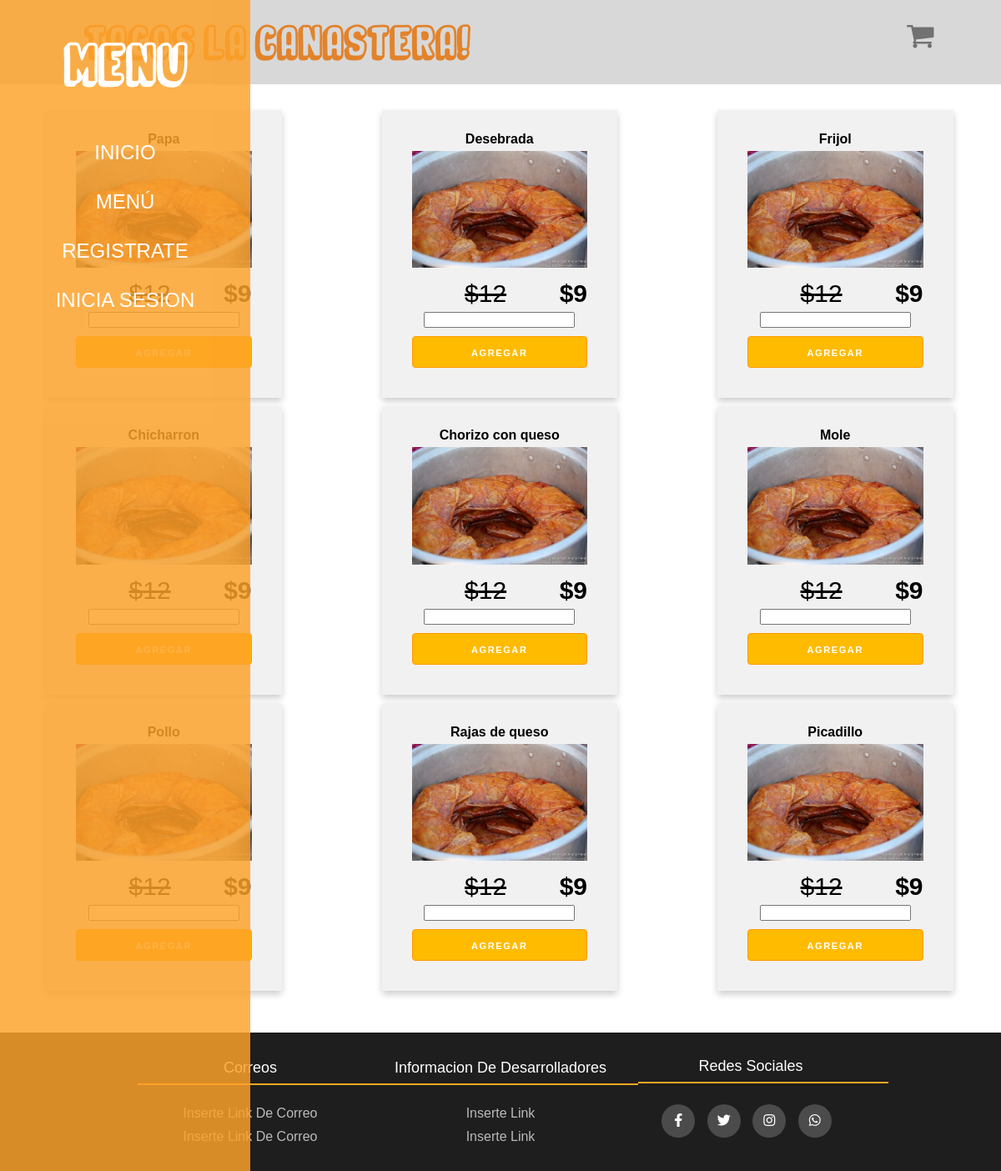
The page /pedidos.php on the database its author committed.
### tables this page shows
CREATE TABLE IF NOT EXISTS `guisados` (
  `id_guisado` INT NOT NULL AUTO_INCREMENT,
  `nombre_guisado` VARCHAR(45) NULL,
  `precio_oferta` VARCHAR(45) NULL,
  `precio` VARCHAR(45) NULL,
  PRIMARY KEY (`id_guisado`));

### pedidos.php (the view, shortened to what this page needs)
<?php
    include("config/database.php");
    $sentenciaSQL = $conexion->prepare("SELECT * FROM guisados");
    $sentenciaSQL->execute();
    $listaGuisados = $sentenciaSQL->fetchAll(PDO::FETCH_ASSOC);
?>
<!DOCTYPE html>
<html lang="en">
<head>
    <link rel="stylesheet" href="css/custom.css">
    <link rel="stylesheet" href="css/styles.css">
    <link rel="stylesheet" href="css/carrito.css">
    <link rel="stylesheet" type="text/css" href="https://cdnjs.cloudflare.com/ajax/libs/font-awesome/5.15.1/css/all.min.css">
</head>
<body>
<nav class="barra">
    <h2>MENU</h2><img class="menuicon" src="css/media/menuicon.png" alt="menuicon">
    <ul>
        <li><a href="index.html">INICIO</a></li>
        <li><a href="menu.html">MENÚ</a></li>
        <li><a href="registro.php">REGISTRATE</a></li>
        <li><a href="login.php">INICIA SESION</a>
        </li>
    </ul>
</nav>
<header>
    <div class="container">
        <p class="logo">TACOS LA CANASTERA!</p>
        <div class="two columns u-pull-right">
            <ul>
                <li class="submenu">
                        <img src="img/cart.png" id="img-carrito">
                </li>
            </ul>
        </div>
    </div>
</header>
<section id="separacion">
</section>
    <div id="lista-cursos" class="container">
        <br><br><br><br>
    <div class="row">
    <?php foreach($listaGuisados as $guisado) { ?>
        <div class="column">
            <div class="card">
                <div class="info-card">
                    <h4><?php echo $guisado ['nombre_guisado']; ?></h4>
                    <img src="css/media/tacos2.jpeg" class="imagen-curso u-full-width">
                    <p class="precio">$<?php echo $guisado ['precio_oferta']; ?> <span class="u-pull-right ">$<?php echo $guisado ['precio']; ?></span></p>
                        <form enctype="multipart/form-data" method="POST">
                            <input class="formulario__input" type="number" name="cantidad" value="cantidad"></input>
                            <input value="Agregar" type="submit" name="submit" class="u-full-width button-primary button input agregar-carrito" data-id="<?php echo $guisado ['id_guisado']; ?>"></input>
                        </form>
                </div>
            </div>
        </div>
    <?php }?>
    </div>
    <footer id="footer">
            <div class="contenedorfooter">
                <div class="filas">
                    <div class="footercol">
                        <h4>Correos</h4>
                        <ul>
                            <li><a href="#">Inserte link de correo</a></li>
                            <li><a href="#">Inserte link de correo</a></li>
                        </ul>
                    </div>
                    <div class="footercol">
                        <h4>Informacion de Desarrolladores</h4>
                        <ul>
                            <li><a href="#">Inserte link</a></li>
                            <li><a href="#">Inserte link</a></li>
                        </ul>
                    </div>
                    <div class="footercol">
                        <h4>Redes Sociales</h4>
                        <div class="social-links">
                            <ul>
                            <a href="#"><i class="fab fa-facebook-f"></i></a>
                            <a href="#"><i class="fab fa-twitter"></i></a>
                            <a href="#"><i class="fab fa-instagram"></i></a>
                            <a href="#"><i class="fab fa-whatsapp"></i></a>
                            <br>
                            </ul>
                        </div>
                    </div>
            </div>
        </div>
    </footer>
</body>
</html>

### css/custom.css (style rules this page uses)
@media (min-width: 750px) { header { text-align: left; } }
ul { list-style: none; }
#lista-cursos .row { display: absolute; margin-bottom:40px; }
.agregar-carrito { margin:10px 0; }
.card { box-shadow: 0 4px 8px 0 rgba(0, 0, 0, 0.2); width: 100%; padding: 16px; text-align: center; background-color: #f1f1f1; }
.card input { text-align: center center; }
@media (min-width: 550px) { .card { text-align: center; } }
.info-card { padding: 10px 20px; }
.info-card p, .card h4 { text-align: center center; margin-bottom: 5px; }
.info-card .precio { text-decoration: line-through; font-size: 30px; margin-top: 10px; }
.info-card .precio span { font-weight: 700; font-size: 30px; }
@media (min-width:320px) { .submenu { position: absolute; right: 80px; top: 30px; } }

### css/styles.css (style rules this page uses)
* { margin:0; padding:0; box-sizing: border-box; }
html { scroll-behavior: smooth; }
body { font-family: 'Roboto', sans-serif; margin: 0; }
ul { list-style: none; }
li { font-size: 1.0em; }
.menuicon { margin-left: 40%; margin-top: 70%; height: 40px; }
.barra { font-family: Arial, Helvetica, sans-serif; position: fixed; transition: .4s all; z-index: 1; }
.barra ul { padding: 0px; text-align: center; }
.barra li { transition: .3s all; }
.barra img { padding-top: 0%; }
.container { max-width: 1400px; margin: auto; }
header { background-color: rgb(216, 216, 216); }
header .logo { font-family: Organic_Relief; margin: 0; padding: 25px 100px; font-weight: bold; color: rgb(226, 131, 43); font-size: 1.6em; }
header .container { display: flex; flex-direction: column; align-items: center; }
.filas { display: flex; flex-wrap: wrap; justify-content: center; align-items: center; text-align: center; }
#footer ul { list-style: none; }
#footer { background-color: rgb(30, 30, 30); padding: 30px 0; }
.footercol { width: 25%; padding: 0 15px; text-align: center; }
.footercol h4 { font-size: 18px; color: #ffffff; text-transform: capitalize; margin-bottom: 35px; font-weight: 500; position: relative; }
.footercol h4::before { content: ''; position: absolute; left:0; bottom: -10px; background-color: #ffa723; height: 2px; box-sizing: border-box; width: 300px; }
.footercol ul li:not(:last-child) { margin-bottom: 10px; }
.footercol ul li a { font-size: 16px; text-transform: capitalize; color: #ffffff; text-decoration: none; font-weight: 300; color: #bbbbbb; display: block; transition: all 0.3s ease; }
.footercol .social-links a { display: inline-block; height: 40px; width: 40px; background-color: rgba(255,255,255,0.2); margin:0 10px 10px 0; text-align: center; line-height: 40px; border-radius: 50%; color: #ffffff; transition: all 0.5s ease; }
@media (min-width: 850px) { .barra { position: fixed; } }
@media (min-width: 850px) { header { position: fixed; width: 100%; } }
@media (min-width: 850px) { header .container { flex-direction: row; justify-content: space-between; } }

### css/carrito.css (style rules this page uses)
.u-full-width { width: 100%; box-sizing: border-box; }
.u-pull-right { float: right; }
.button, button, input[type="submit"], input[type="reset"], input[type="button"] { display: inline-block; height: 38px; padding: 0 30px; color: #555; text-align: center; font-size: 11px; font-weight: 600; line-height: 38px; letter-spacing: .1rem; text-transform: uppercase; text-decoration: none; white-space: nowrap; background-color: transparent; border-radius: 4px; border: 1px solid #bbb; cursor: pointer; box-sizing: border-box; }
.button.button-primary, button.button-primary, input[type="submit"].button-primary, input[type="reset"].button-primary, input[type="button"].button-primary { color: #FFF; background-color: #ffbb00; border-color: #ff9900; }
body { font-family: Arial, Helvetica, sans-serif; }
.column { float: left; margin-left: 50px; margin-right: 50px; margin-bottom: 10px; width: 25%; padding: 0 10px; }
.row { margin: 0 -5px; }
.row:after { content: ""; display: table; clear: both; }

### rows shown on the page
guisados: nombre_guisado "Papa", precio_oferta "12", precio "9"
guisados: nombre_guisado "Desebrada", precio_oferta "12", precio "9"
guisados: nombre_guisado "Frijol", precio_oferta "12", precio "9"
guisados: nombre_guisado "Chicharron", precio_oferta "12", precio "9"
guisados: nombre_guisado "Chorizo con queso", precio_oferta "12", precio "9"
guisados: nombre_guisado "Mole", precio_oferta "12", precio "9"
guisados: nombre_guisado "Pollo", precio_oferta "12", precio "9"
guisados: nombre_guisado "Rajas de queso", precio_oferta "12", precio "9"
guisados: nombre_guisado "Picadillo", precio_oferta "12", precio "9"
